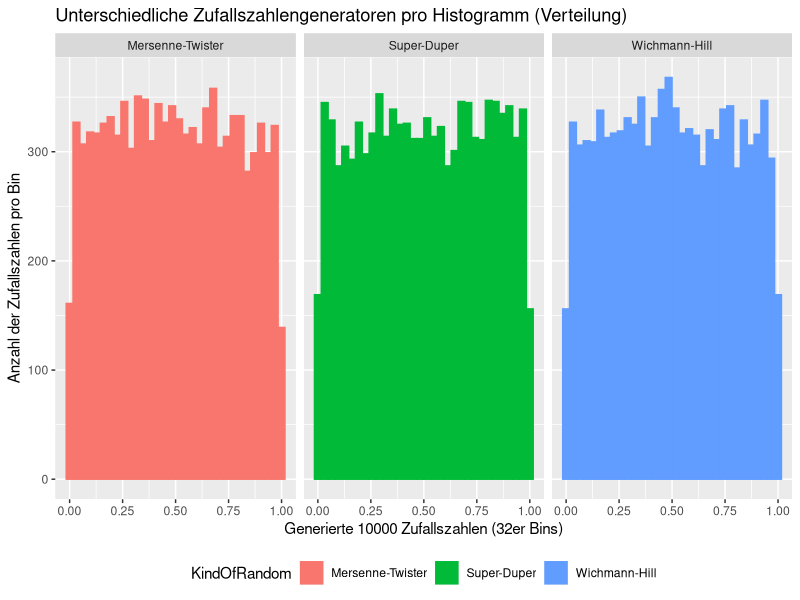
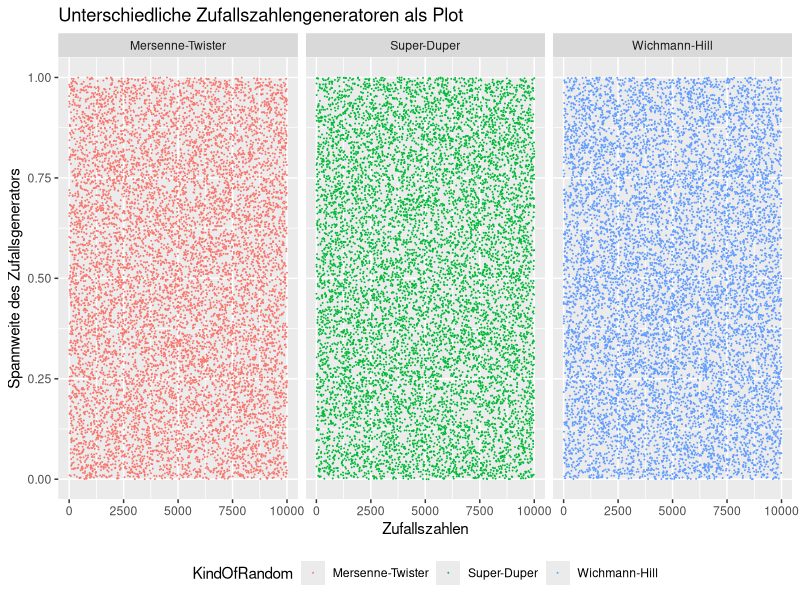
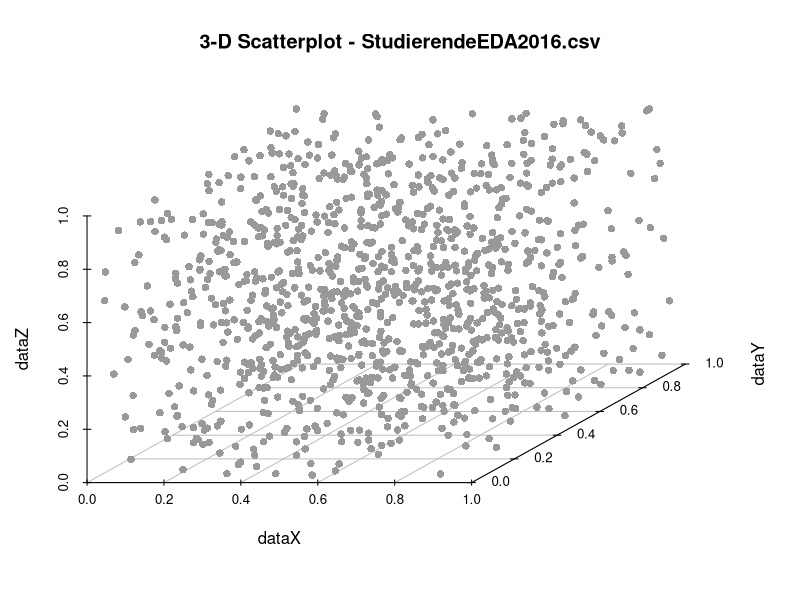

Source code (R) for these figures, in order:
## ---- chunk 1
library(ggplot2)
numberOfRandomNumbers <- 10000

RNGkind("Mersenne-Twister") # matches  "Mersenne-Twister"
datamt = data.frame(data = runif(numberOfRandomNumbers), KindOfRandom = "Mersenne-Twister", pos = 1:numberOfRandomNumbers)

RNGkind("Super") # matches  "Super-Duper"
datasd = data.frame(data = runif(numberOfRandomNumbers), KindOfRandom = "Super-Duper", pos = 1:numberOfRandomNumbers)

RNGkind("Wichmann-Hill") # matches  "Wichmann-Hill"
datawh = data.frame(data = runif(numberOfRandomNumbers), KindOfRandom = "Wichmann-Hill", pos = 1:numberOfRandomNumbers)

data <- rbind(datamt, datasd, datawh)

ggplot(data, aes(x = data, color = KindOfRandom, fill = KindOfRandom)) + 
  geom_histogram(bins = 32) + 
  facet_grid(~ KindOfRandom) +
  theme(legend.direction = "horizontal", 
        legend.position = "bottom",
        legend.box = "horizontal") +
  labs(title = "Unterschiedliche Zufallszahlengeneratoren pro Histogramm (Verteilung)",
  x = "Generierte 10000 Zufallszahlen (32er Bins)",
  y = "Anzahl der Zufallszahlen pro Bin")
## ---- chunk 2
ggplot(data, aes(y = data, x = pos, color = KindOfRandom)) + 
  geom_point(size = 0.01) +
  facet_grid(~ KindOfRandom) +
  theme(legend.direction = "horizontal", 
        legend.position = "bottom",
        legend.box = "horizontal") +
  labs(title = "Unterschiedliche Zufallszahlengeneratoren als Plot",
  x = "Zufallszahlen",
  y = "Spannweite des Zufallsgenerators")
## ---- chunk 3

numberOfRandomNumbers <- 10000

#RNGkind("Mersenne-Twister") # matches  "Mersenne-Twister"
#datamt = data.frame(data = runif(numberOfRandomNumbers), KindOfRandom = "Mersenne-Twister", pos = 1:numberOfRandomNumbers)

dataTest <- data.frame(dataX = datamt[seq(1, 3333, 3),]$data, 
                       dataY = datamt[seq(2, 3333, 3),]$data, 
                       dataZ = datamt[seq(3, 3333, 3),]$data)


library(scatterplot3d)
with(dataTest, {
   s3d <- scatterplot3d(dataX, dataY, dataZ, # x,y, z axis
                 main="3-D Scatterplot - StudierendeEDA2016.csv",
                 box=FALSE,
                 #type="h",
                 color="#999999",
                 pch = 16)
   
   s3d.coords <- s3d$xyz.convert(dataX, dataY, dataZ)
})
## ---- chunk 4
# Ruft die Help-Page von RNG auf
#?RNG
## ---- chunk 5
# RNGkind setzt den Pseudozufallsgenerator
# Setzt den Zufallsgenerator auf L'Ecuyer-CMRG
RNGkind("L'Ecuyer-CMRG")

# Gibt den aktuellen Zufallsgenerator aus
RNGkind()

# Setzt den Zufallsgenerator auf Mersenne-Twister (default)
RNGkind("Mersenne-Twister")
## ---- chunk 6
# Setzt den Seed auf 123456789 für genau den nächsten Aufruf
set.seed(123456789)

# Generiert immer die selben 10 Zufallszahlen wegen den seed.
runif(10)

# Generiert 10 Zufallszahlen ohne Seed
runif(10)
## ---- chunk 7
#options(expressions=100000)
# Berechnet die neue Zufallszahl
#PP.Coincidence.CalculateNumber <- function (randomNumber) {
#  first <- as.numeric(substr(randomNumber, 0, 5))
#  second <- as.numeric(substr(randomNumber, 6, 10))
#  
#  if(is.na(second) || second == 0) {
#    second <- bitwXor(first, as.numeric(substr(as.numeric(Sys.time()), 6, 10)))
#  }
#  return (first * second)
#}

# Rekursiver Aufrauf
#PP.Coincidence.Recursive <- function(numberOfRandomNumbers, randomNumber, randomList) {
#  if (numberOfRandomNumbers <=0 ) {
#    return( c() )
#  } else {
#    newRN <- PP.Coincidence.CalculateNumber(randomNumber)
#    return( c(Recall(numberOfRandomNumbers-1, newRN, randomList),newRN/10000000000) )
#  }
#}

# Initialaufruf mit einer Anzahl von Zufallszahlen
#PP.Coincidence <- function(numberOfRandomNumbers){
#  return (PP.Coincidence.Recursive(numberOfRandomNumbers, as.numeric(Sys.time()), c()))
#}
